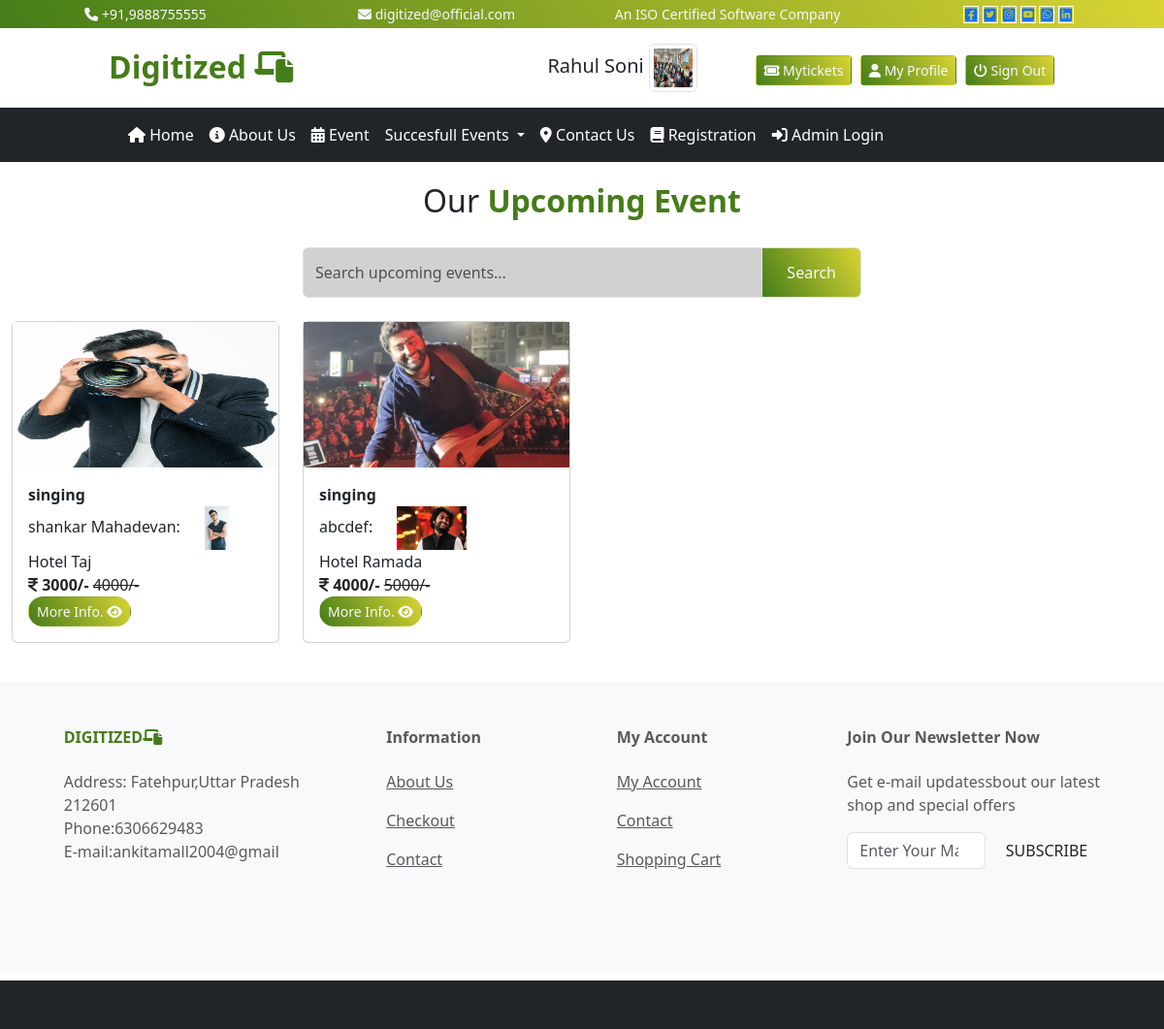
The page /user/event/?msg=5 (signed in) on the database its author committed.
### user/models.py (models this page shows)
class event(models.Model):
    event_category=models.ForeignKey(category,on_delete=models.CASCADE)
    speaker_name=models.CharField(max_length=200,null=True)
    hotel=models.ForeignKey(placename,on_delete=models.CASCADE)
    city=models.ForeignKey(city,on_delete=models.CASCADE)
    event_picture=models.ImageField(upload_to='static/event/',null=True)
    speaker_picture=models.ImageField(upload_to='static/speaker',null=True)
    price=models.IntegerField()
    dprice=models.IntegerField()
    event_date=models.DateField()
    event_detail=models.TextField(null=True)

class category(models.Model):
    cname=models.CharField(max_length=200,null=True)
    cpic=models.ImageField(upload_to='static/category/',null=True)
    cdate=models.DateField()
    def __str__(self):
        return self.cname

class placename(models.Model):
    place=models.CharField(max_length=200)
    address=models.TextField()
    ppic=models.ImageField(upload_to='static/Hotel/',null=True)
    pdate=models.DateField()
    def __str__(self):
        return self.place

### user/views.py (the view)
# urls.py: path('event/',views.myevent),
def myevent(request):
    cid=request.GET.get('msg')
    sdata=request.GET.get('search')#Arjeet Singh
    if cid is not None:
        edata=event.objects.filter(event_category=cid)
    elif sdata is not None:
        edata=event.objects.filter(Q(speaker_name__icontains=sdata))
    else:
        edata=event.objects.all().order_by('-id')
    md={"edata":edata}
    return render(request,'user/event.html',md)

### templates/user/event.html
{% extends 'base.html'%}
{% load  static %}
{% block content %}
<div class="text-center fs-2">
    Our<b class="txt-mycolor"> Upcoming Event</b>
</div>
<div class="row">
    <div class="col-sm-6 mx-auto">
        <form method="get" >
        <div class="input-group mt-4">
            <input type="text" name="search" style="background:#d1d1d1 !important;" placeholder="Search upcoming events..." class="form-control"/>
        <i class="input-group-text bg-mycolor text-light">
            <input type="submit" class="btn text-light"  value="Search"/>
        </i>
        </div>
            </form>
    </div>
</div>
<div class="row my-4">
     {% for a in edata %}
                 <div class="col-lg-3 col-md-6 col-sm-12">
                     <div class="card">
                         <img src="/{{a.event_picture}}" style="max-height:150px" class="img-card-top"/>
                     <div class="card-body">
                         <b>{{a.event_category}}</b><br/>
                         {{a.speaker_name}}:&nbsp;&nbsp;&nbsp;&nbsp;&nbsp;&nbsp;<img src="/{{a.speaker_picture}}" clas="img-thumbnail float-end" style="max-height:45px;"/><br/>
                         {{a.hotel}}<br/>
                         <i class="fa-solid fa-indian-rupee-sign"></i>
                         <b>{{a.dprice}}/-</b> <s>{{a.price}}/-</s><br/>
                           <a href="/user/viewdetails?msg={{a.id}}" class="btn btn-sm rounded-pill  bg-mycolor text-light">More Info. <i class="fa-solid fa-eye"></i></a>
                     </div>
                     </div>
                 </div>
                 {% endfor %}
</div>
{% endblock %}

### templates/base.html (style rules this page uses)
:root { --bgcolor:linear-gradient(60deg,#457d19,#d9d433); --txtcolor:#457d19; }
.bg-mycolor { background:var(--bgcolor) !important; }
.txt-mycolor { color:var(--txtcolor); }

### rows shown on the page
event: event_picture (picture), event_category "singing", speaker_name "shankar Mahadevan", speaker_picture (picture), hotel "Hotel Taj", dprice "3000", price "4000"
event: event_picture (picture), event_category "singing", speaker_name "abcdef", speaker_picture (picture), hotel "Hotel Ramada", dprice "4000", price "5000"

### other values the page prints
{{ request.session.username }} "Rahul Soni"
